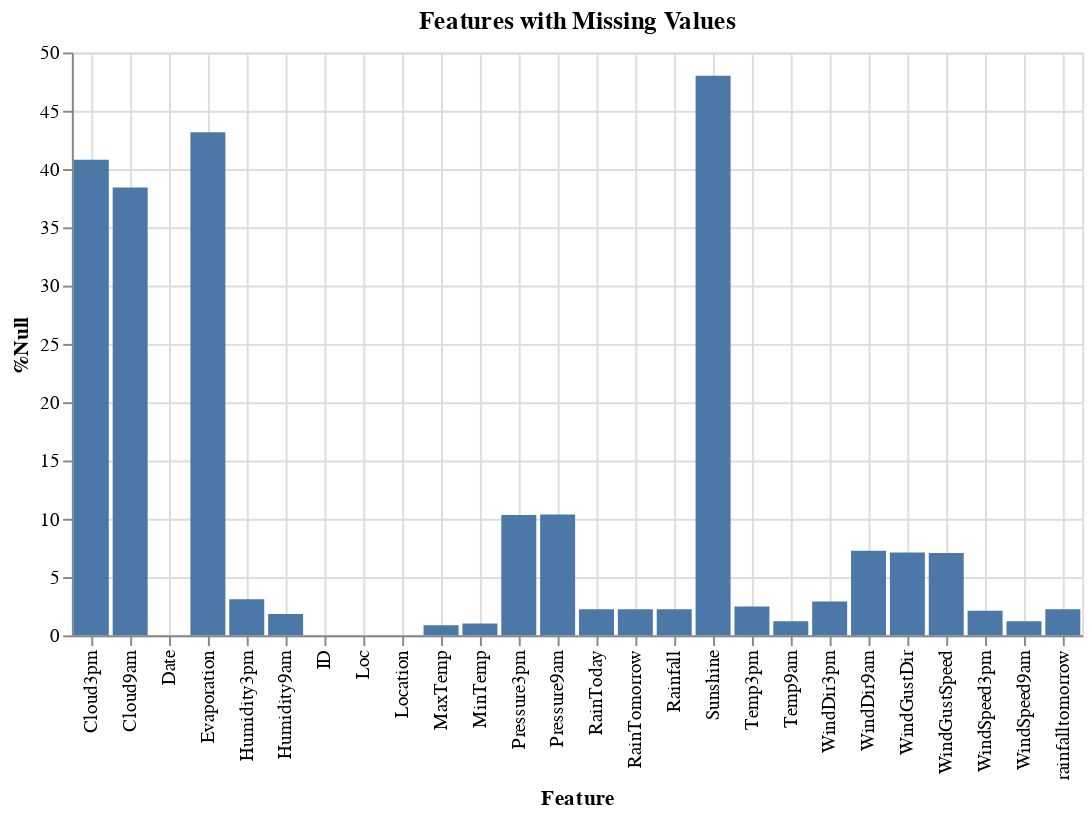

The code cell stored with this chart in its notebook:
### Code cell
%chart x=ColumnName, y=NullPercentage, title="Features with Missing Values", labelx=Feature, labely=%Null

### Figure 1 — Vega-Lite specification as saved in the notebook (floating-point values rounded to 4 significant figures)
{"$schema": "https://vega.github.io/schema/vega-lite/v3.json", "data": {"format": {"type": "csv"}, "values": "\"ColumnName\",\"NullCount\",\"NullPercentage\"\n\"Sunshine\",\"69834\",\"48.00940471198069\"\n\"Evaporation\",\"62789\",\"43.166115537711654\"\n\"Cloud3pm\",\"59358\",\"40.80737527413223\"\n\"Cloud9am\",\"55888\",\"38.42182333166047\"\n\"Pressure9am\",\"15065\",\"10.356870320846424\"\n\"Pressure3pm\",\"15028\",\"10.331433599846005\"\n\"WindDir9am\",\"10566\",\"7.263902542984621\"\n\"WindGustDir\",\"10325\",\"7.098220117008917\"\n\"WindGustSpeed\",\"10262\",\"7.054908943413608\"\n\"Humidity3pm\",\"4507\",\"3.0984676094294614\"\n\"WindDir3pm\",\"4228\",\"2.90666098350738\"\n\"Temp3pm\",\"3609\",\"2.4811115159598236\"\n\"RainTomorrow\",\"3266\",\"2.2453062374964765\"\n\"Rainfall\",\"3261\",\"2.2418688427666904\"\n\"rainfalltomorrow\",\"3261\",\"2.2418688427666904\"\n\"RainToday\",\"3261\",\"2.2418688427666904\"\n\"WindSpeed3pm\",\"3062\",\"2.1050605325211915\"\n\"Humidity9am\",\"2654\",\"1.8245691225706213\"\n\"WindSpeed9am\",\"1767\",\"1.2147752975065138\"\n\"Temp9am\",\"1767\",\"1.2147752975065138\"\n\"MinTemp\",\"1485\",\"1.020906234746561\"\n\"MaxTemp\",\"1260\",\"0.8662234719061729\"\n\"Date\",\"0\",\"0\"\n\"ID\",\"0\",\"0\"\n\"Loc\",\"0\",\"0\"\n\"Location\",\"0\",\"0\"\n"}, "encoding": {"x": {"axis": {"grid": true, "title": "Feature"}, "field": "ColumnName", "type": "nominal"}, "y": {"axis": {"grid": true, "title": "%Null"}, "field": "NullPercentage", "type": "quantitative"}}, "mark": {"color": "#4C78A8", "type": "bar"}, "title": "Features with Missing Values"}
